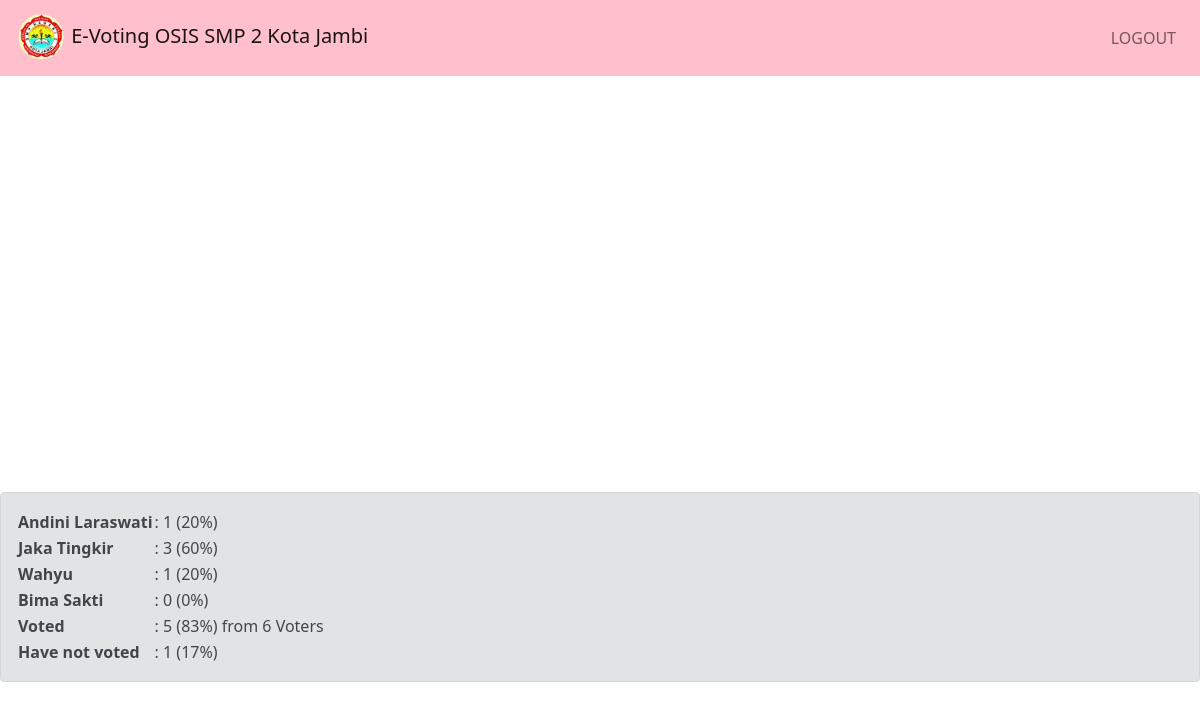
/hasil.php, run on an earlier commit of the app's database.
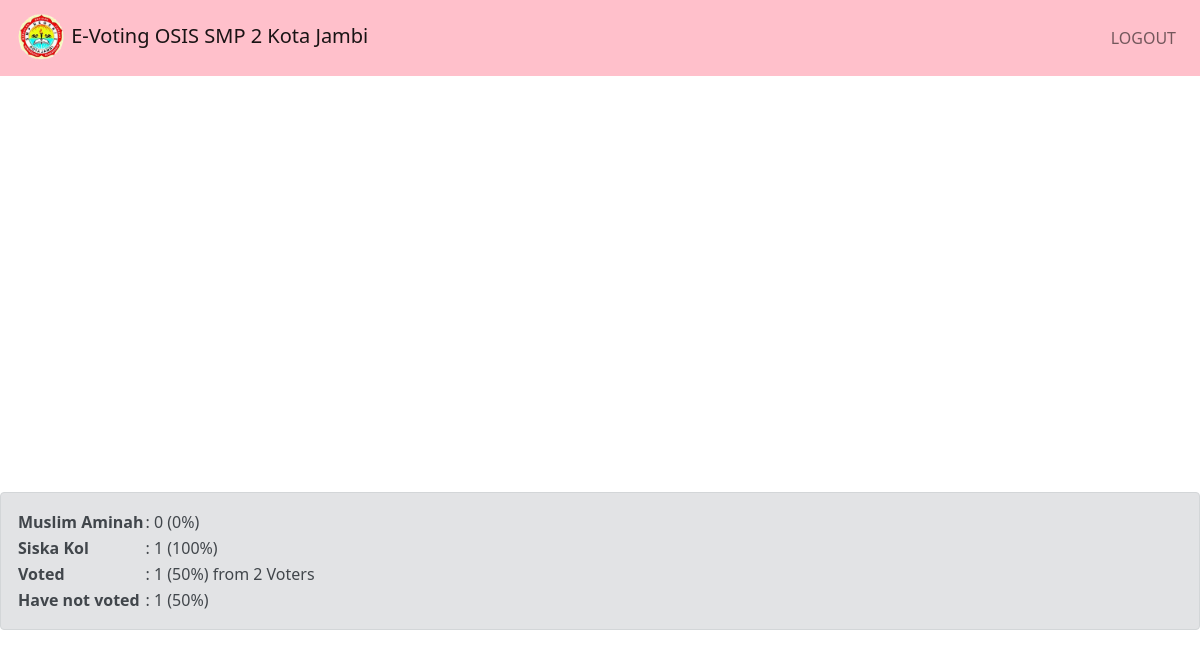
And on a later commit of the database.
### tables this page shows
CREATE TABLE `candidates` (
  `no_urut` int(11) NOT NULL,
  `nis` varchar(10) NOT NULL,
  `photo` varchar(100) NOT NULL,
  `name` varchar(30) NOT NULL,
  `class` varchar(10) NOT NULL,
  `motto` varchar(200) NOT NULL,
  `counts` int(11) NOT NULL
);

### hasil.php (the view, shortened to what this page needs)
<?php
include_once "library/inc.connection.php";
$query = "SELECT name, counts FROM candidates ORDER BY no_urut ASC";
$result = mysqli_query($conn, $query);
$sum = 0;
if (mysqli_num_rows($result) > 0) {
    while ($row = mysqli_fetch_assoc($result)) {
        $sum += $row["counts"];
    }
}
$query = "SELECT COUNT(*) FROM participants";
$result = mysqli_query($conn, $query);
if (mysqli_num_rows($result) > 0) {
    if ($row = mysqli_fetch_array($result)) {
        $allVoters = $row[0];
    }
}
?>
<!DOCTYPE html>
<html lang="en">
<head>
    <link rel="stylesheet" href="../assets/css/bootstrap.min.css">
    <link href="https://cdn.jsdelivr.net/npm/bootstrap@5.0.2/dist/css/bootstrap.min.css" rel="stylesheet">
</head>
<body>
    <div class="navbar navbar-expand-lg navbar-light justify-content-between" style="background-color: #FFC0CB; ">
        <a href="index.php?nav=candidates" class="navbar-brand"><img src="assets/img/2.png" class="rounded" alt="evoting" style="width: 50px; height:50px">
            E-Voting OSIS SMP 2
            Kota Jambi</a>
        <ul class="navbar-nav">
            <li class="nav-item"><a href="logout.php" class="nav-link ">LOGOUT</a></li>
        </ul>
    </div>
    <div id="chart" style="min-width: 310px; height: 400px; margin: 0 auto" class="mt-3"></div>
                    <?php
                    if ($sum != 0) {
                        $query = "SELECT name, counts FROM candidates ORDER BY no_urut ASC";
                        $result = mysqli_query($conn, $query);
                    }
                    ?>
    <div class="alert alert-secondary">
        <table>
            <?php
            mysqli_data_seek($result, 0);
            while ($row = mysqli_fetch_assoc($result)) {
                echo "<tr>";
                echo "<td><strong>{$row["name"]} </strong></td>";
                $percent = round(($row["counts"] / $sum) * 100);
                echo "<td>: {$row["counts"]} ($percent%) </td>";
                echo "</tr>";
            }
            ?>
            <tr>
                <td><strong>Voted</strong></td>
                <td>: <?php echo "$sum (" . round(($sum / $allVoters) * 100) . "%)"; ?> from
                    <?php echo "$allVoters Voters"; ?></td>
            </tr>
            <tr>
                <td><strong>Have not voted</strong></td>
                <td>: <?php echo ($allVoters - $sum) . " (" . round(($allVoters - $sum) / $allVoters * 100) . "%)"; ?>
                </td>
            </tr>
        </table>
    </div>

What changed in the data, as far as the page shows it:
removed candidates: name "Wahyu", counts "1", counts "20"
removed candidates: name "Bima Sakti", counts "0"
changed candidates: name "Andini Laraswati" → "Muslim Aminah"; counts "1" → "0"; counts "20" → "0"
changed candidates: name "Jaka Tingkir" → "Siska Kol"; counts "3" → "1"; counts "60" → "100"
Also different on the page:
$sum: "5" → "1"
$allVoters: "6" → "2"
text no longer shown: "83 17"
text now shown: "50 50"
